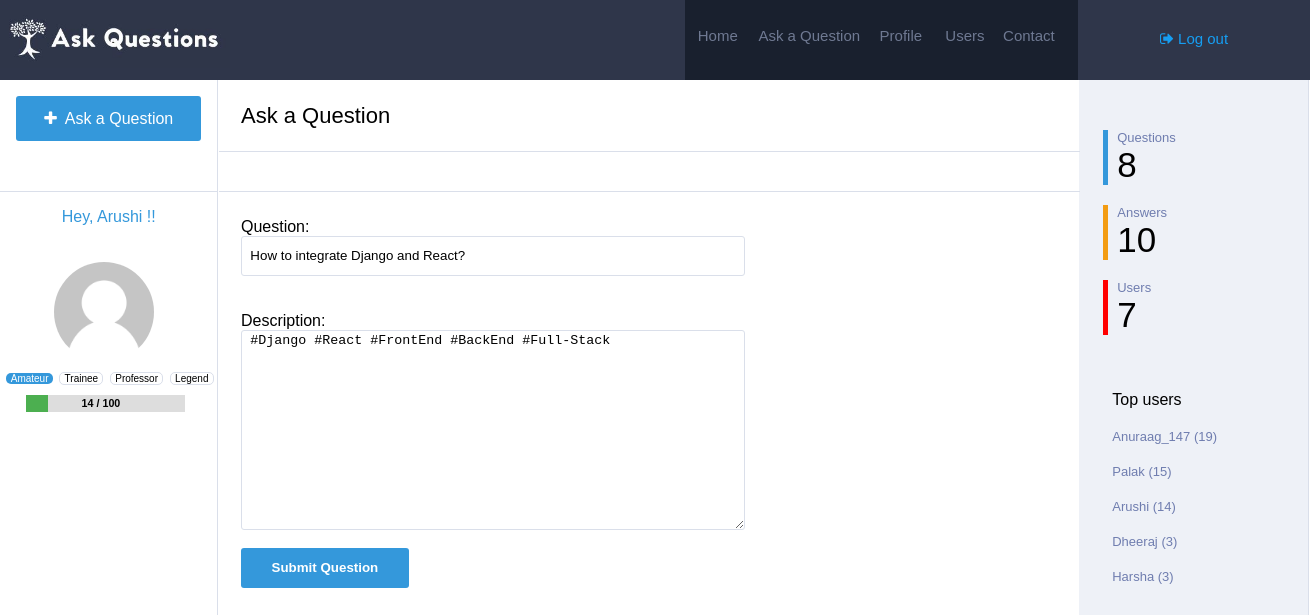
Screenshot of /update/4/ (signed in) with the database file from the repository.
### Main/models.py (models this page shows, shortened)
class Question(models.Model):
	user=models.ForeignKey(Profile,on_delete=models.CASCADE)
	question=models.TextField()
	description=models.TextField(null=True, blank=True)
	views=models.IntegerField(default=0)
	answers=models.IntegerField(default=0)
	answered=models.IntegerField(default=0)
	timestamp=models.DateTimeField(auto_now=False, auto_now_add=True)

class Profile(models.Model):
	user=models.ForeignKey(settings.AUTH_USER_MODEL,on_delete=models.CASCADE)
	image=models.ImageField(upload_to=upload_location,null=True,blank=True,)
	location=models.TextField(default="Not mentioned")
	points=models.IntegerField(default=0)
	questions=models.IntegerField(default=0)
	answers=models.IntegerField(default=0)

### Main/views.py (the view, shortened to what this page needs)
# urls.py: url(r'^update/(?P<id>\d+)/$', views.Question_update,name='update'),
@login_required
def Question_update(request, id):
  instance=get_object_or_404(Question,id=id)
  if request.user == instance.user.user: # only user who posted can edit the question
    top = Profile.objects.all().order_by("-points")[:min(Profile.objects.count(),5)]
    if request.user.is_authenticated:
      profile = get_object_or_404(Profile,user=request.user)
      if profile.points < 100:
        val = str(profile.points)+" / 100"
        percent = float(profile.points)/100*100
      elif profile.points < 1000:
        val = str(profile.points)+" / 1000"
        percent = float(profile.points)/1000*100
      elif profile.points < 2000:
        val = str(profile.points)+" / 2000"
        percent = float(profile.points)/2000*100
      else:
        val = str(profile.points)
        percent = 100
    else:
      profile = get_object_or_404(Profile,id=1)
      val = ""
      percent = 100
    x="/update/" + str(id) + "/"
    context={
      "value":instance.question,
      "description":instance.description,
      "action":x,
      "profile":profile,
      "val":val,
      "percent":percent,"q":Question.objects.count(),"a":Answer.objects.count(),"u":Profile.objects.count(),"top":top
    }
    return render(request,"create.html",context)
  else:
    messages.error(request, "User unauthorized.")
    return HttpResponseRedirect('/')

### templates/create.html (shortened to what this page needs)
{% load staticfiles %}
<html>
<head>
<link rel='stylesheet' href='{% static "css/create.css" %}'>
<link rel="stylesheet" href="https://cdnjs.cloudflare.com/ajax/libs/font-awesome/4.7.0/css/font-awesome.min.css">
</head>
<body>
	<div class="navbar">
		<div class="logo">
			<img src='{% static "image/Logo.jpg" %}' style="width: 230px; margin-top: 10px;" />
		</div>
		<div class="search">
		</div>
		<div class="navlinks">
			<h6><a href="{% url "home" %}">Home</a></h6> <h6 style="width: 30%;"><a href="{% url "create" %}">Ask a Question</a></h6> <h6><a href="{% url "profile" id=profile.id %}">Profile</a></h6> <h6><a href="{% url "user" %}">Users</a></h6> <h6><a>Contact</a></h6>
		</div>
		<div class="login" style="font-size: 15px;">
			{% if request.user.is_authenticated %}
			<p><a href="{% url "logout" %}"><i class="fa fa-sign-out" aria-hidden="true"></i> Log out</a></p>
			{% else %}
			<p><a href="{% url "login" %}"><i class="fa fa-sign-in" aria-hidden="true"></i> Log in / Register</a></p>
			{%endif %}
		</div>
	</div>
	<div class="main">
		<div class="links">
			<div id="ask-cont">
			<a href="{% url "create" %}" style="text-decoration: none;"><p class="ask"><i class="fa fa-plus" aria-hidden="true"></i>&nbsp Ask a Question</p></a>
			</div>
			{% if request.user.is_authenticated %}
			<p style="color: #3498db;text-align: center;">Hey, {{ request.user }} !!</p>
			{% if profile.image %}
			<img src='{{ profile.image.url }}' id="image1"/>
			{% else %}
			<img src='{% static "image/default_user.png" %}' id="image1"/>
			{% endif %}
			<div class="rank">
			<p style="background-color: #3498db; border:none;color: white">Amateur</p>
			<p >Trainee</p>
			<p >Professor</p>
			<p >Legend</p>
			<div id="myProgress">
				<h6 style="float: left;margin-left: 35%;margin-top: 2px;">{{ val }}</h6>
			  <div id="myBar" style="width: {{ percent }}%"></div>
			</div>
			</div>
			{% endif %}
		</div>
		<div class="content">
			<table style="width: 100%;border-spacing: 0px;min-height: 100%;">
				<tr>
			<td style="width:100%; float: left;">
				<div class="heading">
					<div class="tab">
						<p>Ask a Question</p>
					</div>
				</div>
			<div class="welcome">
				<div class="tab">
					<p>&nbsp</p>
				</div>
			</div>
			<div id="tab1" class="tabcontent">
				<div class="col-xs-4 login_form">
			        <form id="create_form" method="post" action="{{ action }}">
			                Question: <br/>
			                <input type="text" name="question" value="{{ value }}"" class="form-control" size="50" id="username" required/>
			            <br /><br/><br/>
			                Description: <br/>
			                <textarea name="description" id="username" style="height:200px;">{{ description }}</textarea>
			                <br /><br/>
			        <input type="submit" name="submit" value="Submit Question" id="create"/>
			        </form>
			    </div>
			</div>
		</td>
			<td class="stats" style="padding-top: 30px;vertical-align: top;">
				<div class="bor" style="border-left-color: #3498db">
					<p class="stat_q">Questions</p>
					<p class="stat_a">{{ q }}</p>
				</div>
				<div class="bor" style="border-left-color: #f39c12;">
					<p class="stat_q">Answers</p>
					<p class="stat_a">{{ a }}</p>
				</div>
				<div class="bor" style="border-left-color: red;">
					<p class="stat_q">Users</p>
					<p class="stat_a">{{ u }}</p>
				</div>
				<div class="bor" style="border:none; padding-top: 40px;">
					<p>Top users</p>
					{% for obj in top %}
					<p class="stat_q"><a  href="{% url "profile" id=obj.id %}" style="color: #6f7daf;text-decoration: none;">{{ obj.user }} ({{obj.points}})</a></p>
					{% endfor %}
				</div>
			</td>
		</tr>
	</table>
		</div>
	</div>
</body>
</html>

### static/css/create.css (style rules this page uses)
body { min-width: 1300px; margin: 0px; font-family: sans-serif; }
.navbar { width: 100%; background-color: #2f364a; height:80px; }
.logo { float: left; width:10%; height:100%; }
.search { float: left; height: 100%; width: 42.3%; }
.navlinks { float: left; width:30%; background-color: #19202e; height:100%; }
.navlinks h6 { margin-top:27px; float: left; width:16%; text-align: center; margin-left: 0.3%; }
.navlinks h6 a { text-decoration: none; color: #6f7992; font-weight: normal; font-size:15px; }
.login { float: left; height: 100%; width: 17.7%; text-align: center; }
.login p { margin-top: 30px; }
.login a { text-decoration: none; color: #169ef2; }
.main { width: 100%; }
.links { float: left; top:80px; height: 100%; width:16.6%; }
.ask { margin-left: 7.5%; width:85%; height: 31px; border-style: none; border-radius: 3px; background-color: #3498db; color: white; padding-top: 14px; text-align: center; }
#ask-cont { border-bottom-style: solid; border-bottom-color: #dadfea; border-bottom-width: 1px; height:95px; }
.content { float: left; width: 83.2%; border-right-style: solid; border-right-color: #dadfea; border-right-width: 1px; border-left-style: solid; border-left-color: #dadfea; border-left-width: 1px; height: auto; }
.heading { padding-left: 2.5%; font-size: 22px; border-bottom-style: solid; border-bottom-color: #dadfea; border-bottom-width: 1px; margin-bottom: -1px; }
.welcome { padding-left: 2.5%; font-size: 14px; border-bottom-style: solid; border-bottom-color: #dadfea; border-bottom-width: 1px; }
.stats { background-color: #eef1f7; width:21%; }
.login_form { padding-left: 2.5%; margin-top: 3%; }
#username { width:60%; height:40px; border-radius:3px; padding-left:1%; border-style: solid; border-color: #dadfea; border-width: 1px; }
#create { background-color: #3498db; border:none; border-radius:3px; width:20%; height: 40px; color:white; font-weight: bold; }
.welcome p { width: 10%; text-align: center; margin-bottom: 0px; padding-bottom: 11px; cursor: pointer; margin-top: 0px; padding-top: 13px; }
#image1 { width: 100px; height: 100px; border-radius: 50%; margin-top: 20px; margin-left: 25%; }
.rank { margin-left: 2%; }
.rank p { margin-left: 1%; padding-left: 2%; padding-right: 2%; display: inline-block; font-size: 10px; border-style: solid; border-color: #dadfea; border-width: 1px; border-radius: 5px; }
#myProgress { margin-left: 10%; width: 75%; background-color: #ddd; }
#myBar { height: 17px; background-color: #4CAF50; text-align: center; line-height: 30px; color: white; }
.stat_q { font-size: 13px; margin-bottom: 0px; margin-top: 20px; color: #6f7daf; }
.stat_a { font-size: 35px; margin-top: 0px; margin-bottom: 0px; }
.bor { border-left-style: solid; border-left-width: 5px; padding-left: 4%; margin-left: 10%; }

### rows the page displays
Question: question "How to integrate Django and React?", description "#Django #React #FrontEnd #BackEnd #Full-Stack"
Profile: user "Anuraag_147", points "19"
Profile: user "Palak", points "15"
Profile: user "Arushi", points "14"
Profile: user "Dheeraj", points "3"
Profile: user "Harsha", points "3"

### other values shown
{{ request.user }} "Arushi"
{{ val }} "14 / 100"
{{ q }} "8"
{{ a }} "10"
{{ u }} "7"
